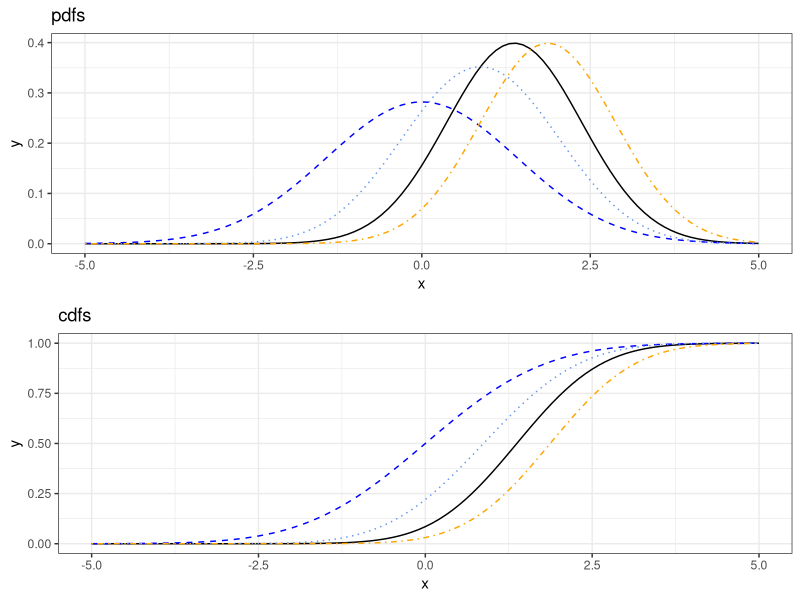
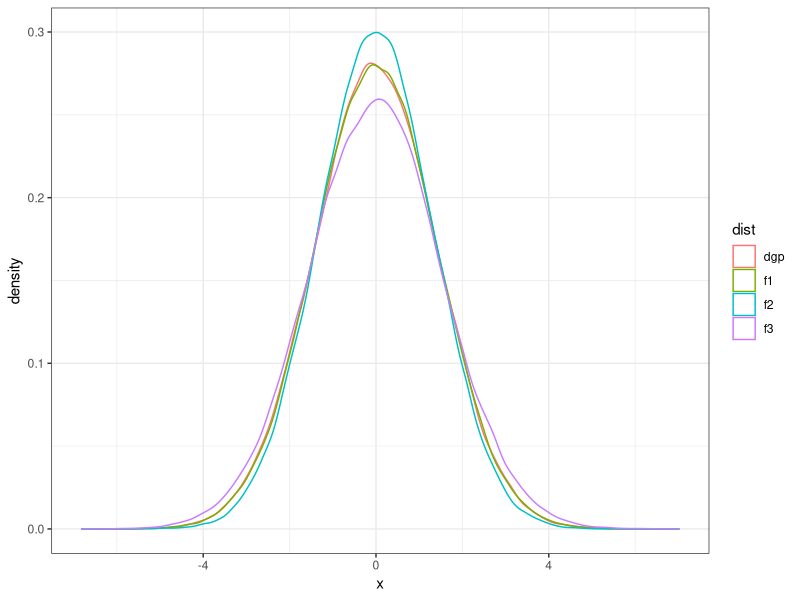
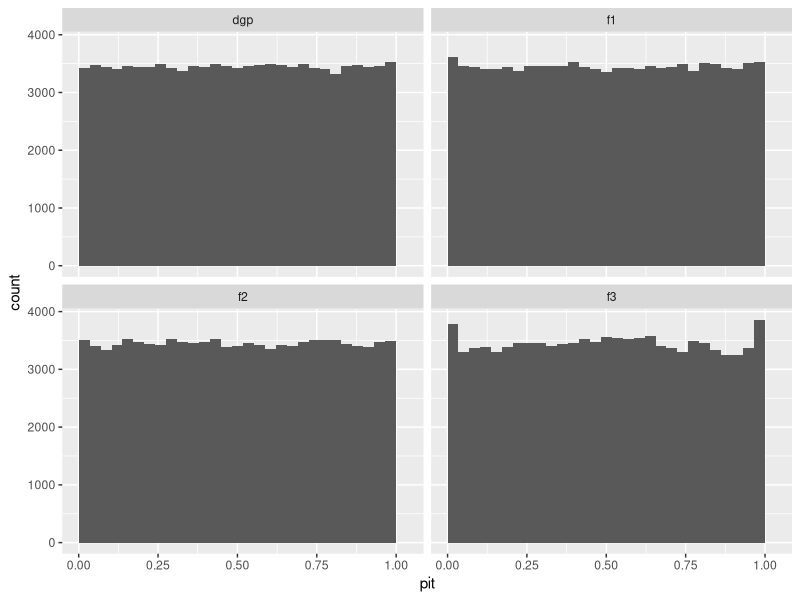
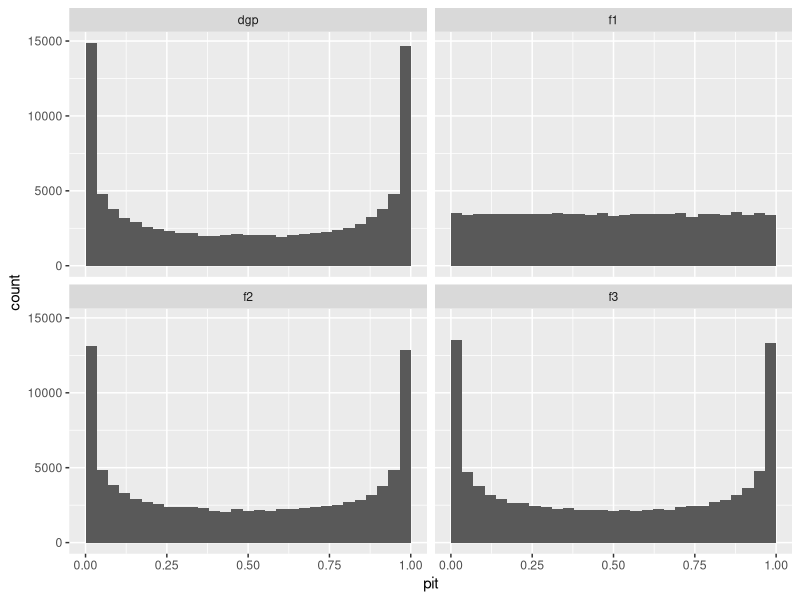
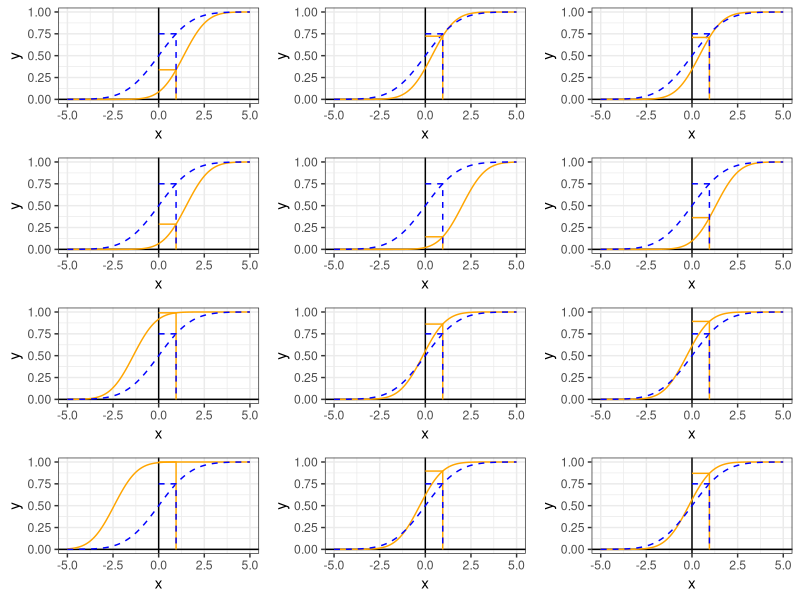
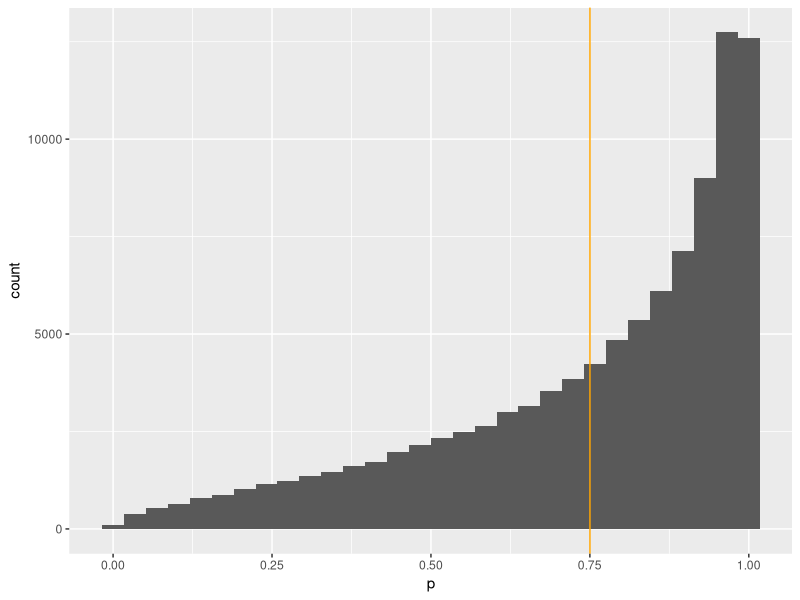
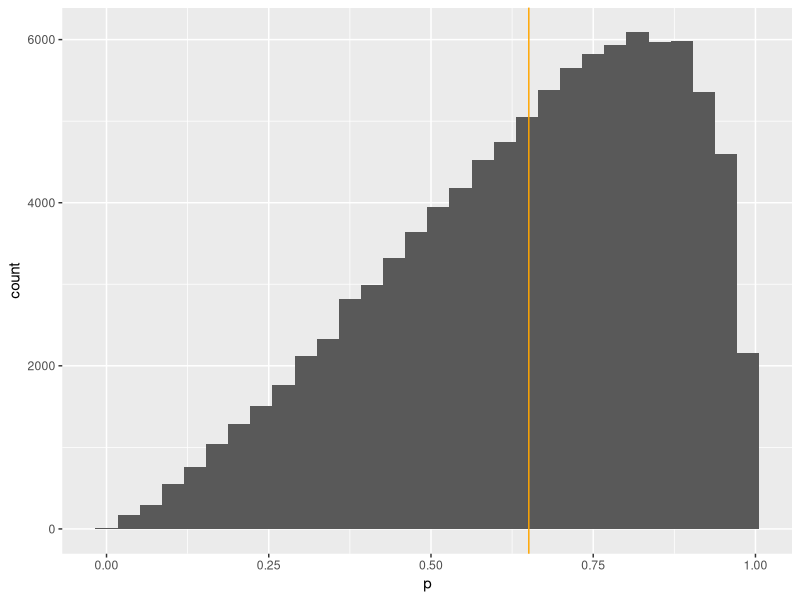
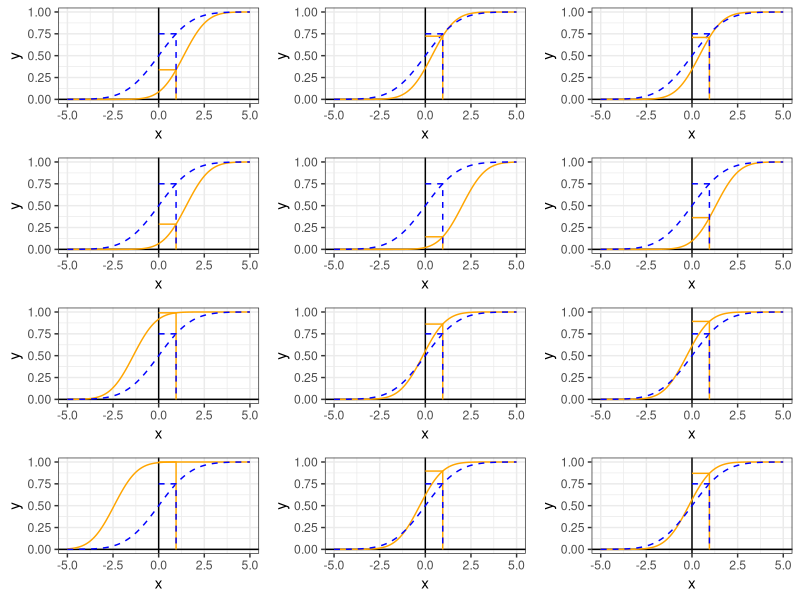

Write the R code that produced these figures, in order.
## ---- chunk 1
knitr::opts_chunk$set(echo = TRUE)
library(ggplot2)
library(gridExtra)
library(purrr)
library(dplyr)
## ---- chunk 2
r_dgp <- function(n) {
  mu_t <- rnorm(n)
  x_t <- rnorm(n = length(mu_t), mean = mu_t)
  return(list(mu_t = mu_t, x_t = x_t))
}

d_dgp <- function(x_t, mu_t) {
  dnorm(x = x_t, mean = mu_t, sd = 1)
}

p_dgp <- function(x_t, mu_t) {
  if(missing(mu_t)) {
    mu_t <- rnorm(length(x_t))
  }
  pnorm(q = x_t, mean = mu_t, sd = 1)
}

q_dgp <- function(p, mu_t) {
  qnorm(p = p, mean = mu_t, sd = 1)
}

r_f1 <- function(n) {
  list(
    x_t = rnorm(n = n, mean = 0, sd = sqrt(2))
  )
}

d_f1 <- function(x_t, ...) {
  dnorm(x = x_t, mean = 0, sd = sqrt(2))
}

p_f1 <- function(x_t, ...) {
  pnorm(q = x_t, mean = 0, sd = sqrt(2))
}

q_f1 <- function(p, ...) {
  qnorm(p = p, mean = 0, sd = sqrt(2))
}

r_f2 <- function(n) {
  mu_t <- rnorm(n)
  tau_t <- sample(x = c(-1, 1), size = n, replace = TRUE)
  x_t <- 0.5 * (rnorm(n = n, mean = mu_t) + rnorm(n = n, mean = mu_t + tau_t))
  return(list(mu_t = mu_t, tau_t = tau_t, x_t = x_t))
}

d_f2 <- function(x_t, mu_t, tau_t) {
  x_t <- 0.5 * (dnorm(x = x_t, mean = mu_t) + dnorm(x = x_t, mean = mu_t + tau_t))
}

p_f2 <- function(x_t, mu_t, tau_t) {
  if(missing(tau_t)) {
    tau_t <- sample(x = c(-1, 1), size = length(x_t), replace = TRUE)
  }
  x_t <- 0.5 * (pnorm(q = x_t, mean = mu_t) + pnorm(q = x_t, mean = mu_t + tau_t))
}

q_f2 <- function(p, mu_t, tau_t) {
  if(missing(tau_t)) {
    tau_t <- sample(x = c(-1, 1), size = length(p), replace = TRUE)
  }
  x_t <- 0.5 * (qnorm(p = p, mean = mu_t) + pnorm(q = x_t, mean = mu_t + tau_t))
}

r_f3 <- function(n) {
  mu_t <- rnorm(n)
  mix_ind <- sample(x = 1:3, size = n, replace = TRUE)
  delta_t <- c(0.5, -0.5, 0)[mix_ind]
  sigma_sq_t <- c(1, 1, 169/100)[mix_ind]
  
  list(
    x_t = rnorm(n = n, mean = mu_t + delta_t, sd = sqrt(sigma_sq_t)),
    mix_ind = mix_ind
  )
}

d_f3 <- function(x_t, mu_t, mix_ind) {
  delta_t <- c(0.5, -0.5, 0)[mix_ind]
  sigma_sq_t <- c(1, 1, 169/100)[mix_ind]
  
  dnorm(x = x_t, mean = mu_t + delta_t, sd = sqrt(sigma_sq_t))
}

p_f3 <- function(x_t, mu_t, mix_ind) {
  if(missing(mix_ind)) {
    mix_ind <- sample(x = 1:3, size = length(x_t), replace = TRUE)
  }
  delta_t <- c(0.5, -0.5, 0)[mix_ind]
  sigma_sq_t <- c(1, 1, 169/100)[mix_ind]
  
  pnorm(q = x_t, mean = mu_t + delta_t, sd = sqrt(sigma_sq_t))
}

q_f3 <- function(p, mu_t, mix_ind) {
  delta_t <- c(0.5, -0.5, 0)[mix_ind]
  sigma_sq_t <- c(1, 1, 169/100)[mix_ind]
  
  qnorm(p = p, mean = mu_t + delta_t, sd = sqrt(sigma_sq_t))
}
## ---- chunk 3
set.seed(42)
sample_dgp <- r_dgp(n = 1)
sample_f1 <- r_f1(n = 1)
sample_f2 <- r_f2(n = 1)
sample_f3 <- r_f3(n = 1)


p1 <- ggplot(data = data.frame(x = c(-5, 5)), mapping = aes(x = x)) +
  stat_function(
    fun = d_dgp, args = list(mu_t = sample_dgp$mu_t)
  ) +
  stat_function(
    fun = d_f1,
    color = "blue",
    linetype = 2
  ) +
  stat_function(
    fun = d_f2, args = list(mu_t = sample_dgp$mu_t, tau_t = sample_f2$tau_t),
    color = "cornflowerblue",
    linetype = 3
  ) +
  stat_function(
    fun = d_f3, args = list(mu_t = sample_dgp$mu_t, mix_ind = sample_f3$mix_ind),
    color = "orange",
    linetype = 4
  ) +
  ggtitle("pdfs") +
  theme_bw()


p2 <- ggplot(data = data.frame(x = c(-5, 5)), mapping = aes(x = x)) +
  stat_function(
    fun = p_dgp, args = list(mu_t = sample_dgp$mu_t)
  ) +
  stat_function(
    fun = p_f1,
    color = "blue",
    linetype = 2
  ) +
  stat_function(
    fun = p_f2, args = list(mu_t = sample_dgp$mu_t, tau_t = sample_f2$tau_t),
    color = "cornflowerblue",
    linetype = 3
  ) +
  stat_function(
    fun = p_f3, args = list(mu_t = sample_dgp$mu_t, mix_ind = sample_f3$mix_ind),
    color = "orange",
    linetype = 4
  ) +
  ggtitle("cdfs") +
  theme_bw()

gridExtra::grid.arrange(p1, p2)
## ---- chunk 4
n <- 100000

samples <- purrr::map_dfr(
  c("dgp", paste0("f", 1:3)),
  function(dist_name) {
    data.frame(
      dist = dist_name,
      x = do.call(
        paste0("r_", dist_name),
        args = list(n = n)
      )$x_t,
      stringsAsFactors = FALSE
    )
  }
)

ggplot(data = samples, mapping = aes(x = x, color = dist)) +
  geom_density() +
  theme_bw()
## ---- chunk 5
samples <- r_dgp(n)

pits <- purrr::map_dfr(
  c("dgp", paste0("f", 1:3)),
  function(dist_name) {
    data.frame(
      dist = dist_name,
      pit = do.call(
        paste0("p_", dist_name),
        args = samples
      )
    )
  }
)

ggplot(data = pits, mapping = aes(x = pit)) +
  geom_histogram(boundary = 0) +
  facet_wrap( ~ dist)
## ---- chunk 6
samples <- r_f1(n)
dgp_samples <- r_dgp(n)

pits <- purrr::map_dfr(
  c("dgp", paste0("f", 1:3)),
  function(dist_name) {
    call_args <- samples
    if(dist_name != "f1") {
      call_args$mu_t <- dgp_samples$mu_t
    }
    data.frame(
      dist = dist_name,
      pit = do.call(
        paste0("p_", dist_name),
        args = call_args
      )
    )
  }
)

ggplot(data = pits, mapping = aes(x = pit)) +
  geom_histogram(boundary = 0) +
  facet_wrap( ~ dist)
## ---- chunk 7
prob_val <- 0.75

set.seed(42)

make_prob_cal_plot <- function() {
  sample_dgp <- r_dgp(n = 1)
  
  x_val <- q_f1(p = prob_val)
  
  if(x_val > 0) {
    dgp_lines <- data.frame(
      x = c(0, rep(x_val, 2)),
      y = c(rep(p_dgp(x_val, mu_t = sample_dgp$mu_t), 2), 0),
      model = "dgp"
    )
    
    f1_lines <- data.frame(
      x = c(0, rep(x_val, 2)),
      y = c(rep(prob_val, 2), 0)
    )
  } else {
    dgp_lines <- data.frame(
      x = c(rep(x_val, 2), 0),
      y = c(0, prob_val, prob_val),
      model = "dgp"
    )
    
    f1_lines <- data.frame(
      x = c(rep(x_val, 2), 0),
      y = c(0, rep(p_f1(x_val), 2))
    )
  }
  
  p <- ggplot(data = data.frame(x = c(-5, 5)), mapping = aes(x = x)) +
    geom_hline(yintercept = 0) +
    geom_vline(xintercept = 0) +
    stat_function(
      fun = p_dgp, args = list(mu_t = sample_dgp$mu_t),
      color = "orange"
    ) +
    stat_function(
      fun = p_f1,
      color = "blue",
      linetype = 2
    ) +
    geom_line(data = dgp_lines, mapping = aes(x = x, y = y),
              color = "orange") +
    geom_line(data = f1_lines, mapping = aes(x = x, y = y),
              color = "blue", linetype = 2) +
    theme_bw()

  return(p)
}

plots <- lapply(1:12, function(i) make_prob_cal_plot())

grid.arrange(grobs = plots)
## ---- chunk 8
set.seed(42)
get_f1_prob_cal_rel_dgp <- function() {
  sample_dgp <- r_dgp(n = 1)
  
  x_val <- q_f1(p = prob_val)
  
  return(p_dgp(x_val, mu_t = sample_dgp$mu_t))
}

to_plot <- data.frame(
  p = purrr::map_dbl(1:100000, function(i) get_f1_prob_cal_rel_dgp())
)

ggplot(data = to_plot, mapping = aes(x = p)) +
  geom_histogram() +
  geom_vline(xintercept = mean(to_plot$p), color = "orange")
## ---- chunk 9
set.seed(42)
get_f1_prob_cal_rel_dgp <- function() {
  sample_dgp <- r_dgp(n = 1)
  
  x_val <- q_dgp(p = prob_val, mu_t = sample_dgp$mu_t)
  
  return(p_f1(x_val))
}

to_plot <- data.frame(
  p = purrr::map_dbl(1:100000, function(i) get_f1_prob_cal_rel_dgp())
)

ggplot(data = to_plot, mapping = aes(x = p)) +
  geom_histogram() +
  geom_vline(xintercept = mean(to_plot$p), color = "orange")
## ---- chunk 10
x_val <- 0.75

set.seed(42)

make_prob_cal_plot <- function() {
  sample_dgp <- r_dgp(n = 1)
  
  x_val <- q_f1(p = prob_val)
  
  if(x_val > 0) {
    dgp_lines <- data.frame(
      x = c(0, rep(x_val, 2)),
      y = c(rep(p_dgp(x_val, mu_t = sample_dgp$mu_t), 2), 0),
      model = "dgp"
    )
    
    f1_lines <- data.frame(
      x = c(0, rep(x_val, 2)),
      y = c(rep(prob_val, 2), 0)
    )
  } else {
    dgp_lines <- data.frame(
      x = c(rep(x_val, 2), 0),
      y = c(0, prob_val, prob_val),
      model = "dgp"
    )
    
    f1_lines <- data.frame(
      x = c(rep(x_val, 2), 0),
      y = c(0, rep(p_f1(x_val), 2))
    )
  }
  
  p <- ggplot(data = data.frame(x = c(-5, 5)), mapping = aes(x = x)) +
    geom_hline(yintercept = 0) +
    geom_vline(xintercept = 0) +
    stat_function(
      fun = p_dgp, args = list(mu_t = sample_dgp$mu_t),
      color = "orange"
    ) +
    stat_function(
      fun = p_f1,
      color = "blue",
      linetype = 2
    ) +
    geom_line(data = dgp_lines, mapping = aes(x = x, y = y),
              color = "orange") +
    geom_line(data = f1_lines, mapping = aes(x = x, y = y),
              color = "blue", linetype = 2) +
    theme_bw()

  return(p)
}

plots <- lapply(1:12, function(i) make_prob_cal_plot())

grid.arrange(grobs = plots)
## ---- chunk 11
set.seed(42)
get_f1_prob_cal_rel_dgp <- function() {
  sample_dgp <- r_dgp(n = 1)
  
  x_val <- q_f1(p = prob_val)
  
  return(p_dgp(x_val, mu_t = sample_dgp$mu_t))
}

to_plot <- data.frame(
  p = purrr::map_dbl(1:100000, function(i) get_f1_prob_cal_rel_dgp())
)

ggplot(data = to_plot, mapping = aes(x = p)) +
  geom_histogram() +
  geom_vline(xintercept = mean(to_plot$p), color = "orange")
## ---- chunk 12
set.seed(42)
get_f1_prob_cal_rel_dgp <- function() {
  sample_dgp <- r_dgp(n = 1)
  
  x_val <- q_dgp(p = prob_val, mu_t = sample_dgp$mu_t)
  
  return(p_f1(x_val))
}

to_plot <- data.frame(
  p = purrr::map_dbl(1:100000, function(i) get_f1_prob_cal_rel_dgp())
)

ggplot(data = to_plot, mapping = aes(x = p)) +
  geom_histogram() +
  geom_vline(xintercept = mean(to_plot$p), color = "orange")
